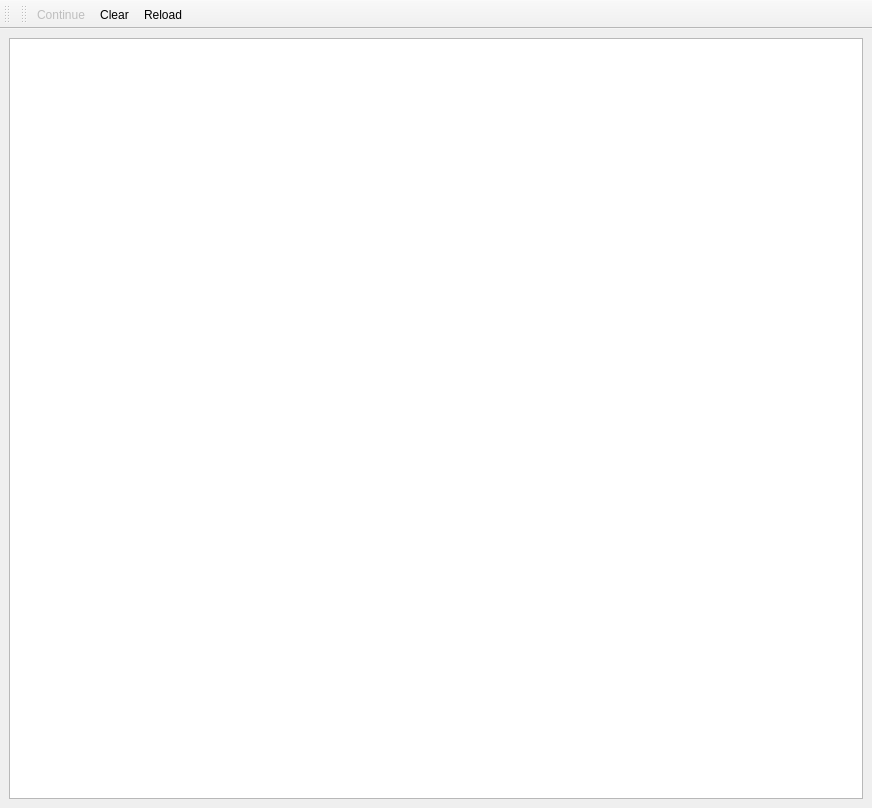
<?xml version="1.0" encoding="UTF-8"?>
<ui version="4.0">
 <class>MainWindow</class>
 <widget class="QMainWindow" name="MainWindow">
  <property name="geometry">
   <rect>
    <x>0</x>
    <y>0</y>
    <width>872</width>
    <height>808</height>
   </rect>
  </property>
  <property name="windowTitle">
   <string>Experimental Control</string>
  </property>
  <property name="windowIcon">
   <iconset resource="Experiment.qrc">
    <normaloff>:/openicon/icons/gnome-power-statistics.png</normaloff>:/openicon/icons/gnome-power-statistics.png</iconset>
  </property>
  <property name="tabShape">
   <enum>QTabWidget::Rounded</enum>
  </property>
  <widget class="QWidget" name="centralwidget">
   <layout class="QGridLayout" name="gridLayout">
    <item row="0" column="0">
     <widget class="CoordinatePlotWidget" name="graphicsLayout"/>
    </item>
   </layout>
  </widget>
  <widget class="QToolBar" name="experimentToolBar">
   <property name="windowTitle">
    <string>Experiment Tool Bar</string>
   </property>
   <attribute name="toolBarArea">
    <enum>TopToolBarArea</enum>
   </attribute>
   <attribute name="toolBarBreak">
    <bool>false</bool>
   </attribute>
  </widget>
  <widget class="QToolBar" name="toolBar">
   <property name="windowTitle">
    <string>toolBar</string>
   </property>
   <property name="floatable">
    <bool>true</bool>
   </property>
   <attribute name="toolBarArea">
    <enum>TopToolBarArea</enum>
   </attribute>
   <attribute name="toolBarBreak">
    <bool>false</bool>
   </attribute>
   <addaction name="actionContinue"/>
   <addaction name="actionClear"/>
   <addaction name="actionReload"/>
  </widget>
  <action name="actionClear">
   <property name="icon">
    <iconset resource="Experiment.qrc">
     <normaloff>:/kde/icons/edit-clear.png</normaloff>:/kde/icons/edit-clear.png</iconset>
   </property>
   <property name="text">
    <string>Clear</string>
   </property>
   <property name="visible">
    <bool>false</bool>
   </property>
  </action>
  <action name="actionExit">
   <property name="icon">
    <iconset resource="Experiment.qrc">
     <normaloff>:/kde/icons/exit.png</normaloff>:/kde/icons/exit.png</iconset>
   </property>
   <property name="text">
    <string>Exit</string>
   </property>
   <property name="toolTip">
    <string> Exit Program</string>
   </property>
   <property name="shortcut">
    <string>Ctrl+Q</string>
   </property>
  </action>
  <action name="actionSave">
   <property name="icon">
    <iconset resource="Experiment.qrc">
     <normaloff>:/kde/icons/filesave.png</normaloff>:/kde/icons/filesave.png</iconset>
   </property>
   <property name="text">
    <string>Save</string>
   </property>
   <property name="toolTip">
    <string>Save Configuration</string>
   </property>
   <property name="shortcut">
    <string>Ctrl+S</string>
   </property>
  </action>
  <action name="actionStart">
   <property name="icon">
    <iconset resource="Experiment.qrc">
     <normaloff>:/openicon/icons/media-playback-start-7.png</normaloff>:/openicon/icons/media-playback-start-7.png</iconset>
   </property>
   <property name="text">
    <string>Start</string>
   </property>
   <property name="toolTip">
    <string> Start Experiment</string>
   </property>
  </action>
  <action name="actionPause">
   <property name="checkable">
    <bool>false</bool>
   </property>
   <property name="icon">
    <iconset resource="Experiment.qrc">
     <normaloff>:/openicon/icons/media-playback-pause-7.png</normaloff>
     <normalon>:/kde/icons/edit-clear.png</normalon>:/openicon/icons/media-playback-pause-7.png</iconset>
   </property>
   <property name="text">
    <string>Pause</string>
   </property>
   <property name="toolTip">
    <string>Pause Experiment</string>
   </property>
  </action>
  <action name="actionStop">
   <property name="icon">
    <iconset resource="Experiment.qrc">
     <normaloff>:/openicon/icons/media-playback-stop-7.png</normaloff>:/openicon/icons/media-playback-stop-7.png</iconset>
   </property>
   <property name="text">
    <string>Stop</string>
   </property>
   <property name="toolTip">
    <string>Stop Experiment</string>
   </property>
  </action>
  <action name="actionSettings">
   <property name="icon">
    <iconset resource="Experiment.qrc">
     <normaloff>:/petersIcons/icons/FPGA.png</normaloff>:/petersIcons/icons/FPGA.png</iconset>
   </property>
   <property name="text">
    <string>Settings</string>
   </property>
   <property name="toolTip">
    <string>FPGA Settings</string>
   </property>
  </action>
  <action name="actionContinue">
   <property name="enabled">
    <bool>false</bool>
   </property>
   <property name="icon">
    <iconset>
     <normaloff>:/kde/icons/player_fwd.png</normaloff>:/kde/icons/player_fwd.png</iconset>
   </property>
   <property name="text">
    <string>Continue</string>
   </property>
   <property name="toolTip">
    <string>Continue</string>
   </property>
   <property name="visible">
    <bool>false</bool>
   </property>
  </action>
  <action name="actionPulses">
   <property name="icon">
    <iconset resource="Experiment.qrc">
     <normaloff>:/petersIcons/icons/pulser1.png</normaloff>:/petersIcons/icons/pulser1.png</iconset>
   </property>
   <property name="text">
    <string>Pulses</string>
   </property>
   <property name="toolTip">
    <string>Pulse Program Configuration</string>
   </property>
  </action>
  <action name="actionReload">
   <property name="icon">
    <iconset resource="Experiment.qrc">
     <normaloff>:/kde/icons/reload.png</normaloff>:/kde/icons/reload.png</iconset>
   </property>
   <property name="text">
    <string>Reload</string>
   </property>
   <property name="toolTip">
    <string>Reload Pulse Definition</string>
   </property>
   <property name="visible">
    <bool>false</bool>
   </property>
  </action>
  <action name="actionDedicatedCounters">
   <property name="icon">
    <iconset resource="Experiment.qrc">
     <normaloff>:/openicon/icons/gnome-power-statistics.png</normaloff>:/openicon/icons/gnome-power-statistics.png</iconset>
   </property>
   <property name="text">
    <string>DedicatedCounters</string>
   </property>
   <property name="toolTip">
    <string>Dedicated Counters</string>
   </property>
  </action>
  <action name="actionVoltageControl">
   <property name="icon">
    <iconset resource="Experiment.qrc">
     <normaloff>:/openicon/icons/pictogram-din-w008-electricisty.png</normaloff>:/openicon/icons/pictogram-din-w008-electricisty.png</iconset>
   </property>
   <property name="text">
    <string>VoltageControl</string>
   </property>
   <property name="toolTip">
    <string>Voltage Control</string>
   </property>
  </action>
  <action name="actionProject">
   <property name="text">
    <string>Project</string>
   </property>
   <property name="toolTip">
    <string>Select Project for next program start</string>
   </property>
  </action>
  <action name="actionLogic">
   <property name="icon">
    <iconset resource="Experiment.qrc">
     <normaloff>:/petersIcons/icons/ChipScope.png</normaloff>:/petersIcons/icons/ChipScope.png</iconset>
   </property>
   <property name="text">
    <string>Logic</string>
   </property>
  </action>
 </widget>
 <customwidgets>
  <customwidget>
   <class>CoordinatePlotWidget</class>
   <extends>QGraphicsView</extends>
   <header>uiModules.CoordinatePlotWidget</header>
  </customwidget>
 </customwidgets>
 <resources>
  <include location="Experiment.qrc"/>
  <include location="../digitalLock/ui/RepetitionRate.qrc"/>
 </resources>
 <connections/>
</ui>
